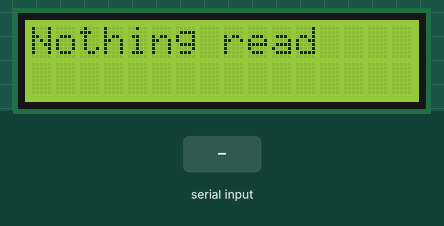
Bench run of a sketch on a simulated Arduino Uno, built with avr-gcc and run on an emulated ATmega328P. Parts: 16×2 character LCD. Inputs (shaded band) come from the test bench.

Above: at 1.2 s.
1.3 s: "1!" received over Serial
At 2.0 s:
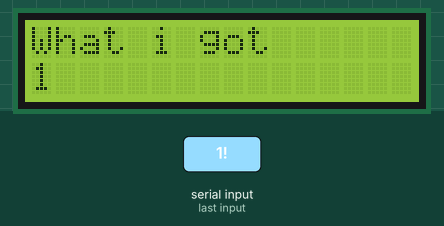
3.6 s: "0!" received over Serial
At 4.0 s:
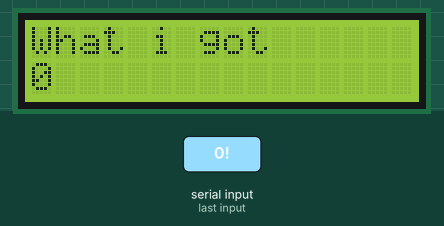
5.6 s: "2!" received over Serial
At 6.1 s:
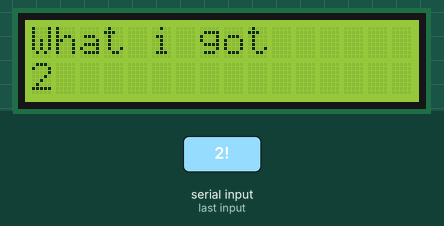
Timing chart, 0 to 8.6 s (numbered marks = the images above; inputs shaded):
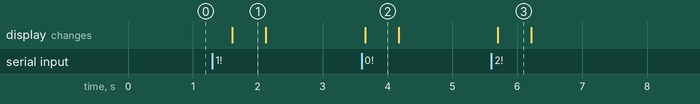

The sketch:

robot.ino
```cpp
#include <LiquidCrystal.h>

// initialize the library by associating any needed LCD interface pin
// with the arduino pin number it is connected to
const int rs = 12, en = 11, d4 = 5, d5 = 4, d6 = 3, d7 = 2;
LiquidCrystal lcd(rs, en, d4, d5, d6, d7);

char buffer[100];

void setup() {
  Serial.begin(9600);
  Serial.setTimeout(10);
  // set up the LCD's number of columns and rows:
  lcd.begin(16, 2);
  // Print a message to the LCD.
  lcd.print("hello, world!");
}


void loop() {
  lcd.clear();
  // set the cursor to column 0, line 1
  // (note: line 1 is the second row, since counting begins with 0):
  lcd.setCursor(0, 0);

  size_t bytes_read = Serial.readBytesUntil('!', buffer, 100);

  if (bytes_read == 0) {
    lcd.print("Nothing read");
  }
  else if (bytes_read >= 100) {
    lcd.print("Como assim");
  }
  else {
    buffer[bytes_read] = '\0';
    lcd.print("What i got");
    lcd.setCursor(0,1);
    lcd.print(buffer);

  }


  delay(500);
}
```

Measured:
- after the input at 1.3 s, the display: changes after 0.31 s (image 1)
- after the input at 3.6 s, the display: changes after 0.06 s (image 2)
- after the input at 5.6 s, the display: changes after 0.10 s (image 3)
- what the display in image 1 shows lasts 0.5 s, from 1.6 s to 2.1 s
